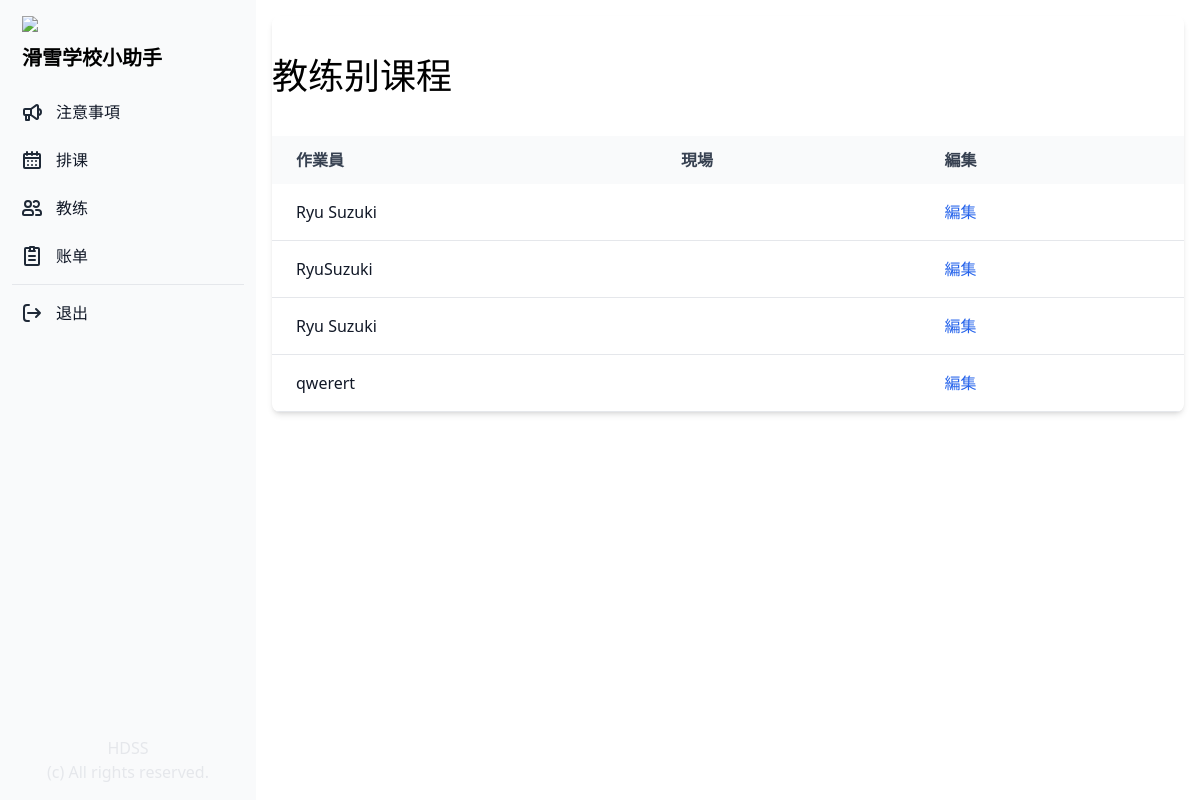
Page /profile_lesson/ (signed in) on the earlier database version.
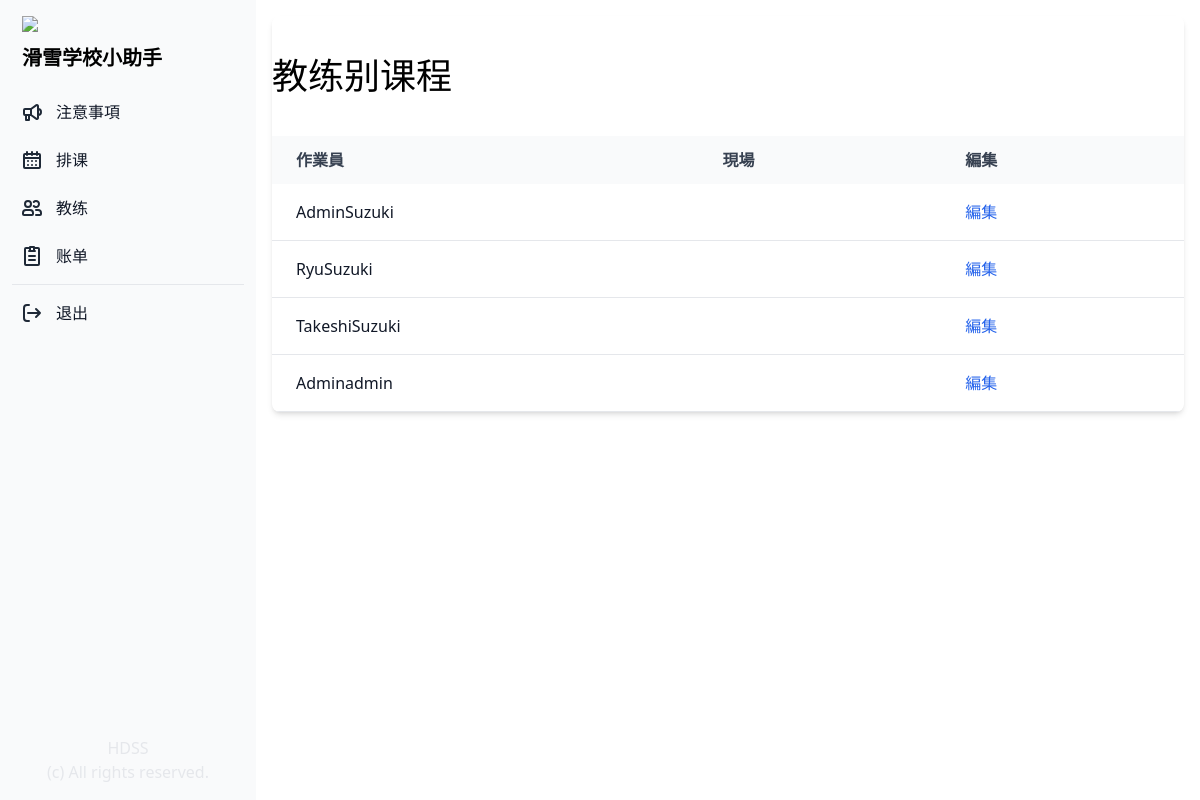
Same page on the later database version.
### manager/models.py (models this page shows)
class Profile(models.Model):
    COLORS = (
        ('#808080', '灰色'),
        ('#ff6961', '赤色'),
        ('#ffb480', '橙色'),
        ('#f8f38d', '黄色'),
        ('#42d6a4', '緑色'),
        ('#08cad1', '水色'),
        ('#59adf6', '青色'),
        ('#9d94ff', '紫色'),
        ('#c780e8', '桃色'),
    )
    TYPE = (
        ('管理', '管理'),
        ('教练', '教练'),
        ('其他', '其他'),
    )
    SKI = (
        ('双板无极', '双板无极'),
        ('双板1级', '双板1级'),
        ('双板2级', '双板2级'),
        ('双板3级', '双板3级'),
        ('双板4级', '双板4级'),
    )
    SNOWBOARD = (
        ('单板无极', '单板无极'),
        ('单板1级', '单板1级'),
        ('单板2级', '单板2级'),
        ('单板3级', '单板3级'),
        ('单板4级', '单板4级'),
    )
    SKI_SYSTEM = (
        ('加拿大', '加拿大'),
        ('新西兰', '新西兰'),
        ('澳洲', '澳洲'),
        ('日本', '日本'),
        ('其他', '其他'),
        ('无', '无'),
    )
    SNOWBOARD_SYSTEM = (
        ('加拿大', '加拿大'),
        ('新西兰', '新西兰'),
        ('澳洲', '澳洲'),
        ('日本', '日本'),
        ('其他', '其他'),
        ('无', '无'),
    )
    user = models.OneToOneField(User, on_delete=models.CASCADE)
    birthday = models.DateField("生年月日", blank=True, null=True)
    color = models.CharField("教练色", max_length=30, choices=COLORS)
    contract_type = models.CharField("职务", max_length=50, choices=TYPE, default='教练')
    fullname = models.CharField("姓名", max_length=20, blank=True)
    phone = models.CharField("電話", max_length=20, blank=True)
    email = models.CharField("邮箱", max_length=50, blank=True)
    wechat = models.CharField("微信", max_length=20, blank=True)
    whatsapp = models.CharField("Whatsapp", max_length=20, blank=True)
    line = models.CharField("LINE", max_length=20, blank=True)
    ski_system = models.CharField("双板体系", max_length=50, choices=SKI_SYSTEM, default='加拿大')
    snowboard_system = models.CharField("单板体系", max_length=50, choices=SNOWBOARD_SYSTEM, default='加拿大')
    ski = models.CharField("级别", max_length=50, choices=SKI, default='双板1级')
    snowboard = models.CharField("级别", max_length=50, choices=SNOWBOARD, default='单板1级')
    accommodation = models.CharField("宿舍", max_length=20, blank=True)
    commission = models.DecimalField("提成", max_digits=10, decimal_places=2, default=0.00)
    note = models.CharField("備考", max_length=500, blank=True)
    is_active = models.BooleanField("現役中", default=True)
    date_created = models.DateTimeField("作成日", auto_now_add=True)
    updated_at = models.DateTimeField("更新日", auto_now=True)
    def __str__(self):
        return f"{self.fullname}"

### manager/views.py (the view)
# urls.py: path('profile_lesson/', views.profile_lesson, name="profile_lesson"),
@login_required(login_url='/login_user/')
def profile_lesson(request):
    if request.user.is_authenticated:
        profiles = Profile.objects.all()
        lessons = Lesson.objects.all().order_by('-date_created')
    return render(request, "lesson/profile_lesson.html", {"profiles": profiles, "lessons": lessons})

### manager/templates/lesson/profile_lesson.html (shortened to what this page needs)
{% extends "base.html" %}
{% block content %}
<div class="p-4 sm:ml-64">
    <div class="relative overflow-x-auto shadow-md sm:rounded-lg">
        <div class="px-auto">
            <h1 class="text-4xl py-10">教练别课程</h1>
        </div>
        <table class="w-full text-normal text-left rtl:text-right text-gray-500 dark:text-gray-400">
            <thead
                class="text-normal text-gray-700 uppercase bg-gray-50 whitespace-nowrap dark:bg-gray-700 dark:text-gray-400">
                <tr>
                    <th scope="col" class="px-6 py-3">
                        作業員
                    </th>
                    <th scope="col" class="px-6 py-3">
                        現場
                    </th>
                    <th scope="col" class="px-6 py-3">
                        編集
                    </th>
                </tr>
            </thead>
            <tbody>
                {% if profiles %}
                {% for profile in profiles %}
                <tr class="border-b">
                    <th scope="row" class="pl-6 pr-3 py-4 font-medium whitespace-nowrap text-gray-900">
                        <a href="#">
                            <a href="{% url 'update_profile' profile.id %}">{{ profile }}
                            </a>
                    </th>
                    <td class="px-6 py-4 whitespace-nowrap">
                    </td>
                    <td class="px-6 py-4 whitespace-nowrap">
                        <a href="#" class="font-medium text-blue-600 hover:underline">編集</a>
                    </td>
                </tr>
                {% endfor %}
                {% endif %}
            </tbody>
        </table>
    </div>
</div>
{% endblock content %}

Differences in the rows shown:
changed Profile: fullname "Ryu Suzuki" → "AdminSuzuki"
changed Profile: fullname "Ryu Suzuki" → "TakeshiSuzuki"
changed Profile: fullname "qwerert" → "Adminadmin"
